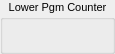
          <widget class="QGroupBox" name="LowerProgramCounter">
           <property name="maximumSize">
            <size>
             <width>115</width>
             <height>16777215</height>
            </size>
           </property>
           <property name="font">
            <font>
             <pointsize>8</pointsize>
            </font>
           </property>
           <property name="title">
            <string>Lower Pgm Counter</string>
           </property>
           <property name="alignment">
            <set>Qt::AlignHCenter|Qt::AlignTop</set>
           </property>
           <widget class="KLed" name="lPrgRegBit5">
            <property name="geometry">
             <rect>
              <x>50</x>
              <y>25</y>
              <width>10</width>
              <height>20</height>
             </rect>
            </property>
            <property name="state">
             <enum>KLed::Off</enum>
            </property>
            <property name="shape">
             <enum>KLed::Rectangular</enum>
            </property>
            <property name="look">
             <enum>KLed::Flat</enum>
            </property>
            <property name="color">
             <color>
              <red>0</red>
              <green>255</green>
              <blue>0</blue>
             </color>
            </property>
           </widget>
           <widget class="KLed" name="lPrgRegAssertLed">
            <property name="geometry">
             <rect>
              <x>10</x>
              <y>25</y>
              <width>10</width>
              <height>20</height>
             </rect>
            </property>
            <property name="state">
             <enum>KLed::Off</enum>
            </property>
            <property name="shape">
             <enum>KLed::Rectangular</enum>
            </property>
            <property name="look">
             <enum>KLed::Flat</enum>
            </property>
            <property name="color">
             <color>
              <red>255</red>
              <green>0</green>
              <blue>0</blue>
             </color>
            </property>
           </widget>
           <widget class="KLed" name="lPrgRegBit2">
            <property name="geometry">
             <rect>
              <x>80</x>
              <y>25</y>
              <width>10</width>
              <height>20</height>
             </rect>
            </property>
            <property name="state">
             <enum>KLed::Off</enum>
            </property>
            <property name="shape">
             <enum>KLed::Rectangular</enum>
            </property>
            <property name="look">
             <enum>KLed::Flat</enum>
            </property>
            <property name="color">
             <color>
              <red>0</red>
              <green>255</green>
              <blue>0</blue>
             </color>
            </property>
           </widget>
           <widget class="KLed" name="lPrgRegReadLed">
            <property name="geometry">
             <rect>
              <x>20</x>
              <y>25</y>
              <width>10</width>
              <height>20</height>
             </rect>
            </property>
            <property name="state">
             <enum>KLed::Off</enum>
            </property>
            <property name="shape">
             <enum>KLed::Rectangular</enum>
            </property>
            <property name="look">
             <enum>KLed::Flat</enum>
            </property>
            <property name="color">
             <color>
              <red>255</red>
              <green>255</green>
              <blue>0</blue>
             </color>
            </property>
           </widget>
           <widget class="KLed" name="lPrgRegBit3">
            <property name="geometry">
             <rect>
              <x>70</x>
              <y>25</y>
              <width>10</width>
              <height>20</height>
             </rect>
            </property>
            <property name="state">
             <enum>KLed::Off</enum>
            </property>
            <property name="shape">
             <enum>KLed::Rectangular</enum>
            </property>
            <property name="look">
             <enum>KLed::Flat</enum>
            </property>
            <property name="color">
             <color>
              <red>0</red>
              <green>255</green>
              <blue>0</blue>
             </color>
            </property>
           </widget>
           <widget class="KLed" name="lPrgRegBit7">
            <property name="geometry">
             <rect>
              <x>30</x>
              <y>25</y>
              <width>10</width>
              <height>20</height>
             </rect>
            </property>
            <property name="state">
             <enum>KLed::Off</enum>
            </property>
            <property name="shape">
             <enum>KLed::Rectangular</enum>
            </property>
            <property name="look">
             <enum>KLed::Flat</enum>
            </property>
            <property name="color">
             <color>
              <red>0</red>
              <green>255</green>
              <blue>0</blue>
             </color>
            </property>
           </widget>
           <widget class="KLed" name="lPrgRegBit1">
            <property name="geometry">
             <rect>
              <x>90</x>
              <y>25</y>
              <width>10</width>
              <height>20</height>
             </rect>
            </property>
            <property name="state">
             <enum>KLed::Off</enum>
            </property>
            <property name="shape">
             <enum>KLed::Rectangular</enum>
            </property>
            <property name="look">
             <enum>KLed::Flat</enum>
            </property>
            <property name="color">
             <color>
              <red>0</red>
              <green>255</green>
              <blue>0</blue>
             </color>
            </property>
           </widget>
           <widget class="KLed" name="lPrgRegBit4">
            <property name="geometry">
             <rect>
              <x>60</x>
              <y>25</y>
              <width>10</width>
              <height>20</height>
             </rect>
            </property>
            <property name="state">
             <enum>KLed::Off</enum>
            </property>
            <property name="shape">
             <enum>KLed::Rectangular</enum>
            </property>
            <property name="look">
             <enum>KLed::Flat</enum>
            </property>
            <property name="color">
             <color>
              <red>0</red>
              <green>255</green>
              <blue>0</blue>
             </color>
            </property>
           </widget>
           <widget class="KLed" name="lPrgRegBit6">
            <property name="geometry">
             <rect>
              <x>40</x>
              <y>25</y>
              <width>10</width>
              <height>20</height>
             </rect>
            </property>
            <property name="state">
             <enum>KLed::Off</enum>
            </property>
            <property name="shape">
             <enum>KLed::Rectangular</enum>
            </property>
            <property name="look">
             <enum>KLed::Flat</enum>
            </property>
            <property name="color">
             <color>
              <red>0</red>
              <green>255</green>
              <blue>0</blue>
             </color>
            </property>
           </widget>
           <widget class="KLed" name="lPrgRegBit0">
            <property name="geometry">
             <rect>
              <x>100</x>
              <y>25</y>
              <width>10</width>
              <height>20</height>
             </rect>
            </property>
            <property name="state">
             <enum>KLed::Off</enum>
            </property>
            <property name="shape">
             <enum>KLed::Rectangular</enum>
            </property>
            <property name="look">
             <enum>KLed::Flat</enum>
            </property>
            <property name="color">
             <color>
              <red>0</red>
              <green>255</green>
              <blue>0</blue>
             </color>
            </property>
           </widget>
          </widget>
